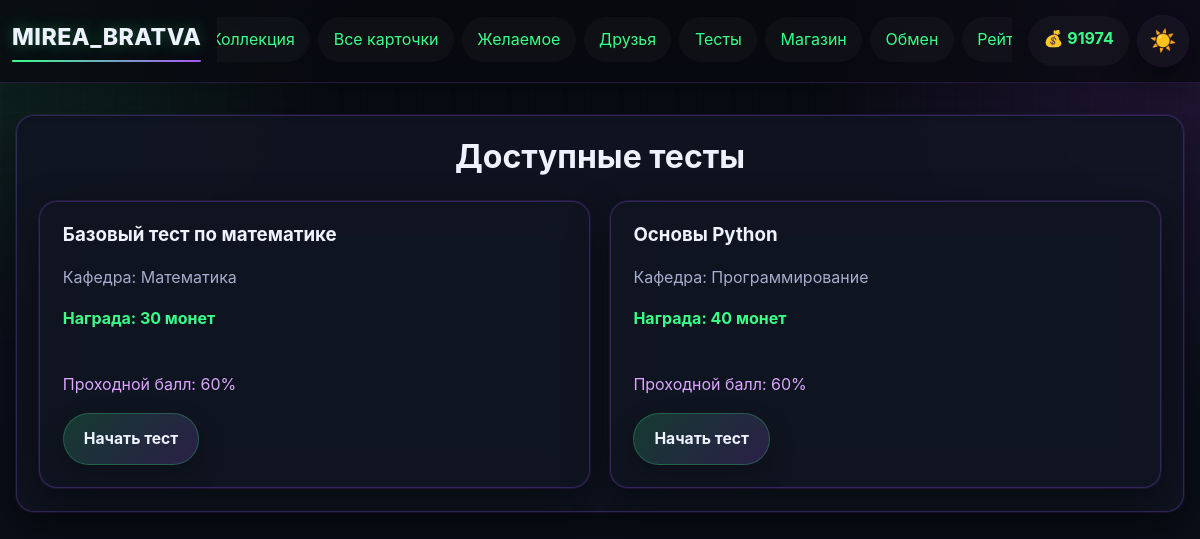
Page /quizzes (signed in) on the committed database.
### app.py (models this page shows)
class User(UserMixin, db.Model):
    __tablename__ = 'user'
    id = db.Column(db.Integer, primary_key=True)
    username = db.Column(db.String(80), unique=True, nullable=False)
    email = db.Column(db.String(120), unique=True, nullable=False)
    password_hash = db.Column(db.String(200), nullable=False)
    coins = db.Column(db.Integer, default=100)
    profile_theme = db.Column(db.String(50), default='dark')
    avatar_frame = db.Column(db.String(50), default='none')
    bio = db.Column(db.Text, default='')
    owned_frames = db.Column(db.Text, default='[]')
    avatar_icon = db.Column(db.String(50), default='letter')
    created_at = db.Column(db.DateTime, default=datetime.utcnow)
    last_daily_bonus = db.Column(db.DateTime, default=None)

class Quiz(db.Model):
    __tablename__ = 'quiz'
    id = db.Column(db.Integer, primary_key=True)
    subject = db.Column(db.String(50), nullable=False)
    title = db.Column(db.String(100), nullable=False)
    reward_coins = db.Column(db.Integer, default=50)
    passing_score = db.Column(db.Integer, default=60)

### app.py (the view)
@app.route('/quizzes')
@login_required
def quizzes():
    quizzes_list = Quiz.query.all()
    return render_template('quizzes.html', quizzes=quizzes_list)

### app.py (called while the page is built)
@login_manager.user_loader
def load_user(user_id):
    return db.session.get(User, int(user_id))

### templates/quizzes.html
{% extends "base.html" %}
{% block content %}
<div class="quizzes-container">
    <h1>Доступные тесты</h1>
    <div class="quizzes-grid">
        {% for quiz in quizzes %}
        <div class="quiz-card">
            <h3>{{ quiz.title }}</h3>
            <p class="quiz-subject">Кафедра: {{ quiz.subject }}</p>
            <p class="quiz-reward">Награда: {{ quiz.reward_coins }} монет</p>
            <p class="quiz-passing">Проходной балл: {{ quiz.passing_score }}%</p>
            <a href="{{ url_for('take_quiz', quiz_id=quiz.id) }}" class="btn">Начать тест</a>
        </div>
        {% endfor %}
    </div>
</div>
{% endblock %}

### templates/base.html (shortened to what this page needs)
<!DOCTYPE html>
<html lang="ru">
<head>
    <link rel="stylesheet" href="{{ url_for('static', filename='css/style.css') }}">
</head>
<body class="{% if current_user.is_authenticated and current_user.profile_theme == 'light' %}light-theme{% else %}dark-theme{% endif %}">
    <nav class="navbar">
        <div class="nav-container">
            <a class="nav-logo" href="{{ url_for('index') }}">MIREA_BRATVA</a>
            <div class="nav-main">
                <ul class="nav-menu">
                    {% if current_user.is_authenticated %}
                        <li><a href="{{ url_for('collection') }}">Коллекция</a></li>
                        <li><a href="{{ url_for('cards_catalog') }}">Все карточки</a></li>
                        <li><a href="{{ url_for('wishlist') }}">Желаемое</a></li>
                        <li><a href="{{ url_for('friends') }}">Друзья</a></li>
                        <li><a href="{{ url_for('quizzes') }}">Тесты</a></li>
                        <li><a href="{{ url_for('shop') }}">Магазин</a></li>
                        <li><a href="{{ url_for('exchange') }}">Обмен</a></li>
                        <li><a href="{{ url_for('rating') }}">Рейтинг</a></li>
                    {% else %}
                        <li><a href="{{ url_for('login') }}">Вход</a></li>
                        <li><a href="{{ url_for('register') }}">Регистрация</a></li>
                    {% endif %}
                </ul>
            </div>
            {% if current_user.is_authenticated %}
            <div class="nav-actions">
                <div class="coins">💰 {{ current_user.coins }}</div>
                <a class="theme-toggle nav-pill" href="{{ url_for('toggle_theme') }}" title="Переключить тему">
                    {% if current_user.profile_theme == 'light' %}🌙{% else %}☀️{% endif %}
                </a>
            </div>
            {% endif %}
        </div>
    </nav>
    <main class="container">
        {% block content %}{% endblock %}
    </main>
</body>
</html>

### rows in the picture
User: coins "91974"
Quiz: title "Базовый тест по математике", subject "Математика", reward_coins "30", passing_score "60"
Quiz: title "Основы Python", subject "Программирование", reward_coins "40", passing_score "60"
